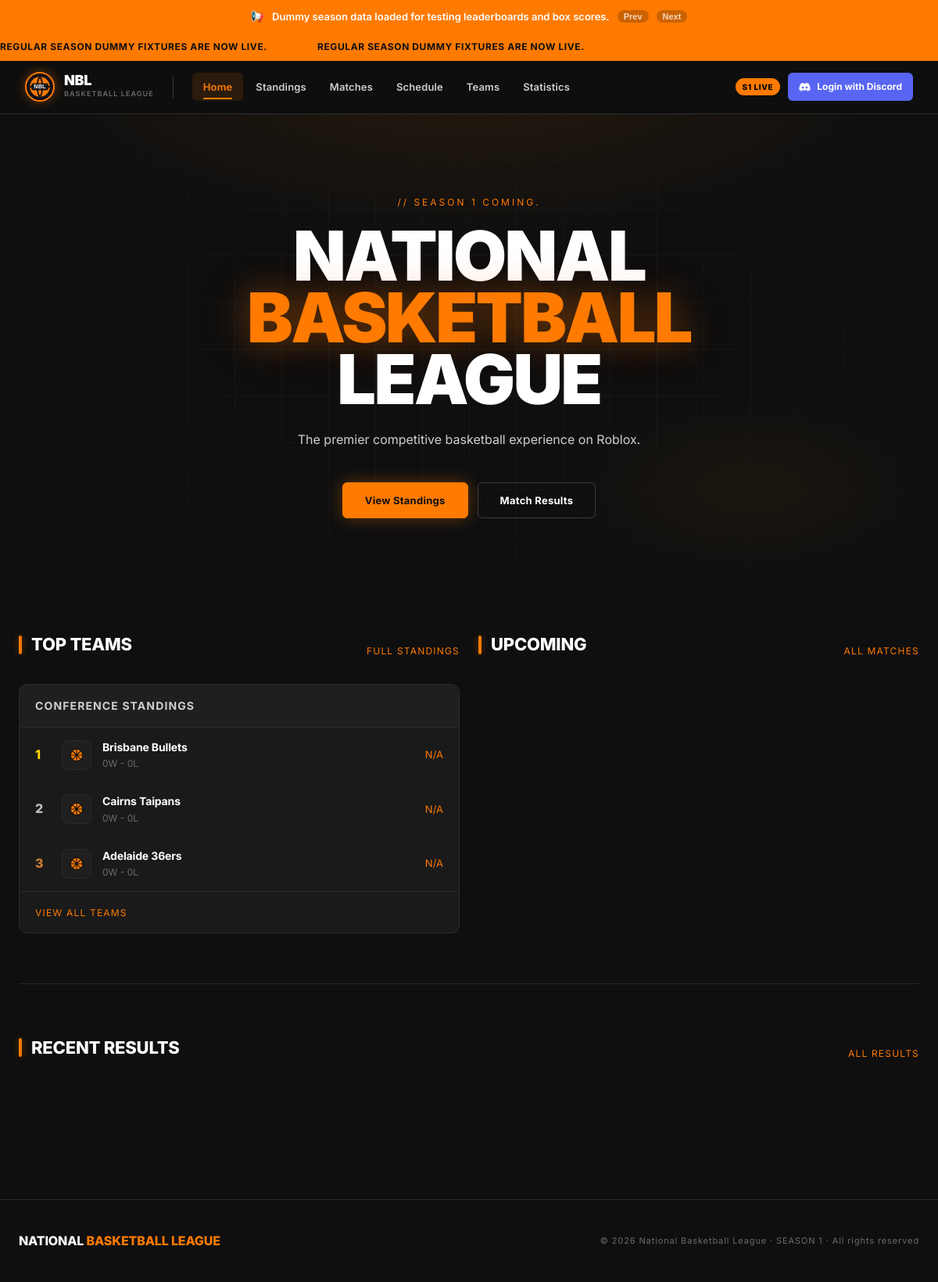
The page / on the database its author committed.
### tables this page shows
CREATE TABLE announcements (
    id         INTEGER PRIMARY KEY AUTOINCREMENT,
    message    TEXT NOT NULL,
    created_at TEXT NOT NULL DEFAULT (strftime('%b %d, %Y', 'now'))
, order_index INTEGER NOT NULL DEFAULT 0);

CREATE TABLE banner_announcements (
            id         INTEGER PRIMARY KEY AUTOINCREMENT,
            message    TEXT NOT NULL,
            created_at TEXT NOT NULL DEFAULT (datetime('now'))
        );

CREATE TABLE team_records (
    team_id        INTEGER PRIMARY KEY REFERENCES teams(id) ON DELETE CASCADE,
    wins           INTEGER NOT NULL DEFAULT 0,
    losses         INTEGER NOT NULL DEFAULT 0,
    points_for     INTEGER NOT NULL DEFAULT 0,
    points_against INTEGER NOT NULL DEFAULT 0
);

CREATE TABLE teams (
    id       INTEGER PRIMARY KEY AUTOINCREMENT,
    name     TEXT    NOT NULL UNIQUE,
    city     TEXT    NOT NULL,
    abbr     TEXT    NOT NULL,
    color    TEXT    NOT NULL DEFAULT '#ff7a00',
    logo     TEXT    NOT NULL DEFAULT '🏀',
    logo_url TEXT
);

### app.py (the view)
@app.route("/")
def home():
    recent = _db.query("""
        SELECT
            m.id, m.home_score, m.away_score, m.date, m.stage, m.status,
            ht.name  AS home, ht.logo_url AS home_logo_url,
            at.name  AS away, at.logo_url AS away_logo_url
        FROM matches m
        JOIN teams ht ON ht.id = m.home_team_id
        JOIN teams at ON at.id = m.away_team_id
        WHERE m.status = 'completed'
        ORDER BY m.id DESC
        LIMIT 3
    """)
    upcoming = _db.query("""
        SELECT
            m.id, m.date, m.stage, m.status,
            ht.name  AS home, ht.logo_url AS home_logo_url,
            at.name  AS away, at.logo_url AS away_logo_url
        FROM matches m
        JOIN teams ht ON ht.id = m.home_team_id
        JOIN teams at ON at.id = m.away_team_id
        WHERE m.status = 'upcoming'
        ORDER BY m.id ASC
        LIMIT 3
    """)
    top_teams = _db.query("""
        SELECT
            t.id, t.name, t.abbr, t.logo_url, t.color,
            r.wins, r.losses,
            ROUND(CAST(r.wins AS REAL) / (r.wins + r.losses), 3) AS pct,
            ROW_NUMBER() OVER (ORDER BY r.wins DESC, r.losses ASC) AS rank
        FROM teams t
        JOIN team_records r ON r.team_id = t.id
        ORDER BY r.wins DESC, r.losses ASC
        LIMIT 3
    """)
    return render_template("home.html",
        recent=[dict(r) for r in recent],
        upcoming=[dict(u) for u in upcoming],
        top_teams=[dict(t) for t in top_teams],
    )

### app.py (called while the page is built)
def get_current_user():
    return session.get("user")

def is_admin():
    user = get_current_user()
    return user is not None and str(user.get("id")) in ADMIN_IDS

def _ensure_site_settings_table():
    _db.execute("""
        CREATE TABLE IF NOT EXISTS site_settings (
            key   TEXT PRIMARY KEY,
            value TEXT NOT NULL
        )
    """)

def _ensure_announcements_table():
    _db.execute("""
        CREATE TABLE IF NOT EXISTS announcements (
            id          INTEGER PRIMARY KEY AUTOINCREMENT,
            message     TEXT NOT NULL,
            created_at  TEXT NOT NULL DEFAULT (datetime('now')),
            order_index INTEGER NOT NULL DEFAULT 0
        )
    """)
    columns = _db.query("PRAGMA table_info(announcements)")
    col_names = {c["name"] for c in columns}
    if "order_index" not in col_names:
        _db.execute("ALTER TABLE announcements ADD COLUMN order_index INTEGER NOT NULL DEFAULT 0")

def _ensure_banner_announcements_table():
    _db.execute("""
        CREATE TABLE IF NOT EXISTS banner_announcements (
            id         INTEGER PRIMARY KEY AUTOINCREMENT,
            message    TEXT NOT NULL,
            created_at TEXT NOT NULL DEFAULT (datetime('now'))
        )
    """)

def _get_banner_settings():
    _ensure_site_settings_table()
    rows = _db.query(
        "SELECT key, value FROM site_settings WHERE key IN ('banner_speed', 'banner_autoscroll')"
    )
    settings = dict(BANNER_DEFAULTS)
    for row in rows:
        settings[row["key"]] = row["value"]
    return settings

def _is_proxyable_logo_url(raw_url: str) -> bool:
    if not raw_url:
        return False
    parsed = urlparse(raw_url)
    return parsed.scheme in {"http", "https"} and parsed.netloc.lower() in ALLOWED_LOGO_HOSTS

@app.template_filter("logo_src")
def logo_src(raw_url: str) -> str:
    if not raw_url:
        return ""
    if _is_proxyable_logo_url(raw_url):
        return url_for("logo_proxy", url=raw_url)
    return raw_url

### db.py (called while the page is built)
def get_db():
    if "db" not in g:
        g.db = sqlite3.connect(DATABASE, detect_types=sqlite3.PARSE_DECLTYPES)
        g.db.row_factory = sqlite3.Row   # rows behave like dicts: row["column"]
        g.db.execute("PRAGMA foreign_keys = ON")
        g.db.execute("PRAGMA journal_mode = WAL")  # better concurrent read performance
        _ensure_walkon_stats_schema(g.db)
    return g.db

def query(sql: str, params=()) -> list[sqlite3.Row]:
    return get_db().execute(sql, params).fetchall()

### templates/home.html (shortened to what this page needs)
{% extends "base.html" %}
{% block content %}
{% set fallback_logo = url_for('static', filename='img/team-logo-fallback.svg') %}
<section class="hero">
  <div class="hero-bg"></div>
  <div class="hero-grid"></div>
  <div class="container" style="position:relative; z-index:1;">
    <p class="hero-eyebrow">// SEASON 1 COMING.</p>
    <h1 class="hero-title">
      National<br><em>Basketball</em><br>League
    </h1>
    <p class="hero-sub">
      The premier competitive basketball experience on Roblox.
    </p>
    <div class="hero-cta">
      <a href="{{ url_for('standings') }}" class="btn btn-primary">View Standings</a>
      <a href="{{ url_for('matches') }}" class="btn btn-outline">Match Results</a>
    </div>
  </div>
</section>
<div class="container">
  <section class="section">
    <div class="home-grid">
      <div>
        <div class="section-header">
          <h2 class="section-title">Top Teams</h2>
          <a href="{{ url_for('standings') }}" class="section-link">Full Standings</a>
        </div>
        <div class="mini-standings">
          <div class="mini-standings-header">Conference Standings</div>
          {% for team in top_teams %}
          <a href="{{ url_for('team_detail', team_id=team.id) }}" style="display:block; text-decoration:none;">
            <div class="mini-team-row rank-{{ team.rank }}">
              <div class="mini-rank">{{ team.rank }}</div>
              <img class="team-logo-sm team-logo-img" src="{{ team.logo_url|logo_src or fallback_logo }}" alt="{{ team.name }}" onerror="this.onerror=null;this.src='{{ fallback_logo }}';" />
              <div class="mini-team-info">
                <div class="mini-team-name">{{ team.name }}</div>
                <div class="mini-record">{{ team.wins }}W - {{ team.losses }}L</div>
              </div>
              {% if (team.wins + team.losses) != 0 %}
              <div class="mini-pct">{{ "%.3f"|format(team.pct) }}</div>
              {% else %}
              <div class="mini-pct">N/A</div>
              {% endif %}
            </div>
          </a>
          {% endfor %}
          <div style="padding: 14px 20px; border-top: 1px solid var(--border);">
            <a href="{{ url_for('standings') }}" class="section-link">View all teams</a>
          </div>
        </div>
      </div>
      <div>
        <div class="section-header">
          <h2 class="section-title">Upcoming</h2>
          <a href="{{ url_for('matches') }}" class="section-link">All Matches</a>
        </div>
      </div>
    </div>
  </section>
  <section class="section">
    <div class="section-header">
      <h2 class="section-title">Recent Results</h2>
      <a href="{{ url_for('matches') }}" class="section-link">All Results</a>
    </div>
  </section>
</div>
{% endblock %}

### templates/base.html (shortened to what this page needs)
<!DOCTYPE html>
<html lang="en">
<head>
  <link rel="stylesheet" href="{{ url_for('static', filename='css/styles.css') }}" />
</head>
<body>
{% if site_announcements %}
<div class="announcement-banner"
     data-autoscroll="{{ banner_settings.banner_autoscroll if banner_settings else 'true' }}"
     data-speed="{{ banner_settings.banner_speed if banner_settings else '5' }}">
  <div class="announcement-banner-inner">
    <span class="announcement-banner-icon">📢</span>
    <span class="announcement-banner-text" id="announcementPrimary">{{ site_announcements[0].message }}</span>
    {% if site_announcements|length > 1 %}
    <button type="button" class="announcement-banner-count" id="announcementPrev">Prev</button>
    <button type="button" class="announcement-banner-count" id="announcementNext">Next</button>
    {% endif %}
  </div>
</div>
{% endif %}
<div class="ticker" aria-hidden="true">
  <div class="ticker-inner" id="ticker">
    {% if site_banner_messages %}
      {% for ann in site_banner_messages %}
      <span class="ticker-item">{{ ann.message }}</span>
      {% endfor %}
      {% for ann in site_banner_messages %}
      <span class="ticker-item">{{ ann.message }}</span>
      {% endfor %}
    {% endif %}
  </div>
</div>
<nav class="nav">
  <div class="nav-inner">
    <div class="nav-left">
      <a href="{{ url_for('home') }}" class="nbl-logo">
          <img src="{{ url_for('static', filename='img/nbl-logo.svg') }}" alt="NBL Logo" class="nbl-ball">
        <div class="nbl-wordmark-wrap">
          <div class="nbl-wordmark">NBL</div>
          <div class="nbl-sub">Basketball League</div>
        </div>
      </a>
      <ul class="nav-tabs" id="nav-links">
        <li><a href="{{ url_for('home') }}"       class="nav-tab {% if request.endpoint == 'home' %}active{% endif %}">Home</a></li>
        <li><a href="{{ url_for('standings') }}"  class="nav-tab {% if request.endpoint == 'standings' %}active{% endif %}">Standings</a></li>
        <li><a href="{{ url_for('matches') }}"    class="nav-tab {% if request.endpoint == 'matches' %}active{% endif %}">Matches</a></li>
        <li><a href="{{ url_for('schedule') }}"   class="nav-tab {% if request.endpoint == 'schedule' %}active{% endif %}">Schedule</a></li>
        <li><a href="{{ url_for('teams') }}"      class="nav-tab {% if request.endpoint in ['teams', 'team_detail'] %}active{% endif %}">Teams</a></li>
        <li><a href="{{ url_for('statistics') }}" class="nav-tab {% if request.endpoint == 'statistics' %}active{% endif %}">Statistics</a></li>
      </ul>
    </div>
    <div class="nav-right">
      <span class="nav-badge">S1 LIVE</span>
      {% if current_user %}
      <div class="nav-user">
        <img src="{{ current_user.avatar }}" alt="avatar" class="nav-avatar" />
        <span class="nav-username">{{ current_user.username }}</span>
        <a href="{{ url_for('logout') }}" class="nav-logout">Logout</a>
      </div>
      {% else %}
      <a href="{{ url_for('login') }}" class="nav-discord-btn">
        Login with Discord
      </a>
      {% endif %}
    </div>
  </div>
</nav>
<main class="page">
  {% block content %}{% endblock %}
</main>
<footer class="footer">
  <div class="container">
    <div class="footer-inner">
      <div class="footer-brand">NATIONAL <span>BASKETBALL LEAGUE</span></div>
      <div class="footer-copy">© 2026 National Basketball League · SEASON 1 · All rights reserved</div>
    </div>
  </div>
</footer>
</body>
</html>

### rows shown on the page
announcements: message "Dummy season data loaded for testing leaderboards and box scores."
banner_announcements: message "REGULAR SEASON DUMMY FIXTURES ARE NOW LIVE."
team_records: rank "1", name "Brisbane Bullets", wins "0", losses "0", shows "N/A"
team_records: rank "2", name "Cairns Taipans", wins "0", losses "0", shows "N/A"
team_records: rank "3", name "Adelaide 36ers", wins "0", losses "0", shows "N/A"
